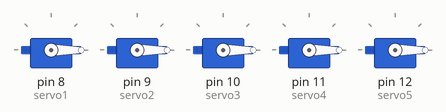
Simulated run of this sketch. Board: Arduino Uno, built with avr-gcc and run on an emulated ATmega328P. Parts: 5 × servo.

Above: at 0.05 s.
At 2.0 s:
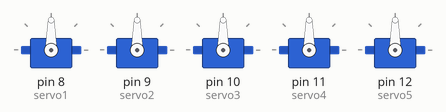
Timing chart, 0 to 4.6 s (numbered marks = the images above):
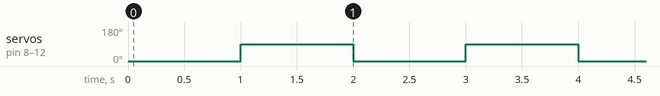

Measured:
- by itself, servo on pin 8 (servo1), servo on pin 9 (servo2), servo on pin 10 (servo3), servo on pin 11 (servo4), servo on pin 12 (servo5): alternates 90° for 1.0 s and 0° for 1.0 s

The sketch:

Code.ino
```cpp
// C++ code
//
#include <Servo.h>
Servo servo1;
Servo servo2;
Servo servo3;
Servo servo4;
Servo servo5;

void setup()
{
  servo1.attach(8);
  servo2.attach(9);
  servo3.attach(10);
  servo4.attach(11);
  servo5.attach(12);
}

void loop()
{
  servo1.write(0);
  servo2.write(0);
  servo3.write(0);
  servo4.write(0);
  servo5.write(0);
  delay(1000);
  servo1.write(90);
  servo2.write(90);
  servo3.write(90);
  servo4.write(90);
  servo5.write(90);
  delay(1000);

}
```
